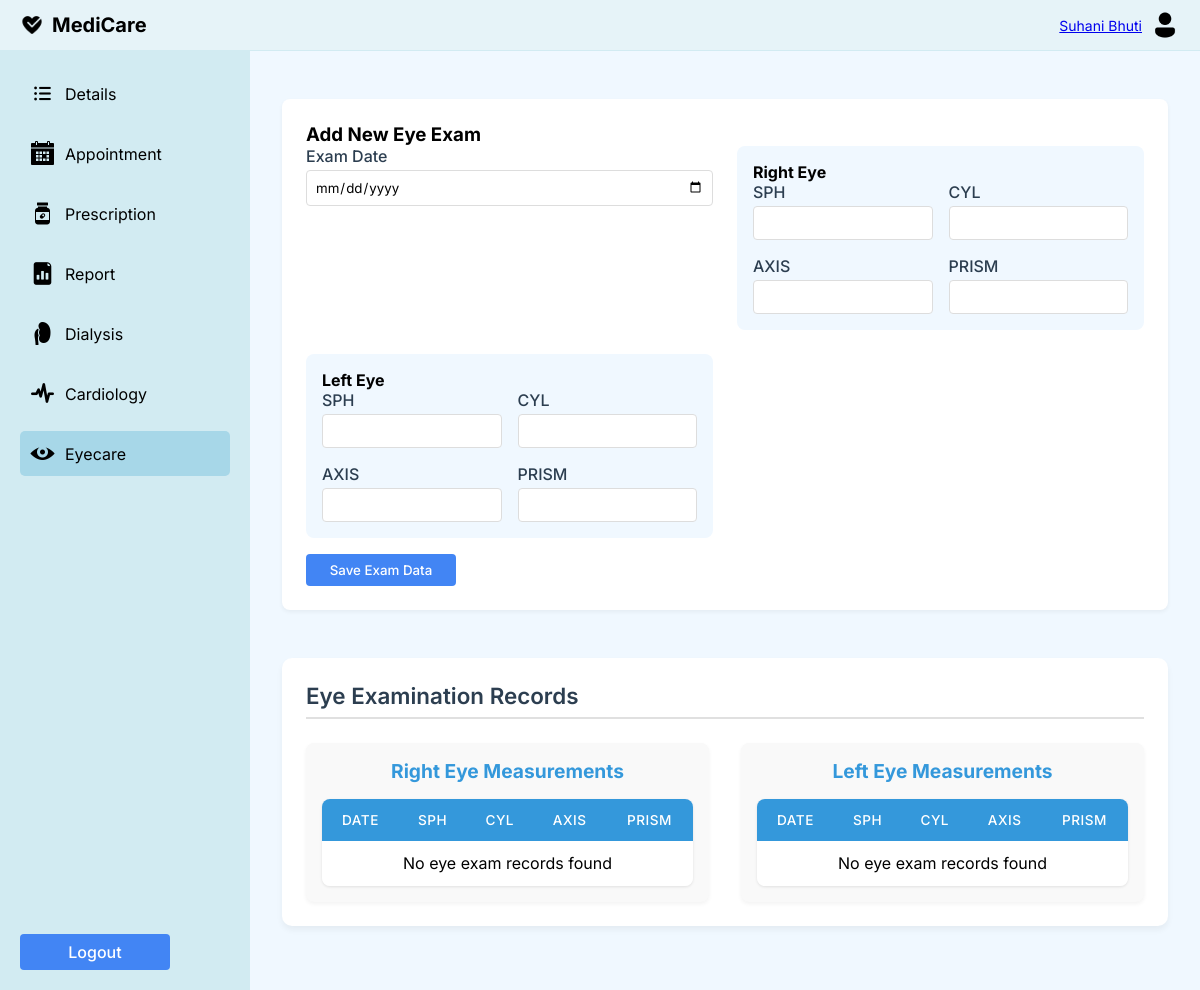
/accounts/p_eyecare/ (signed in), run on an earlier commit of the app's database.
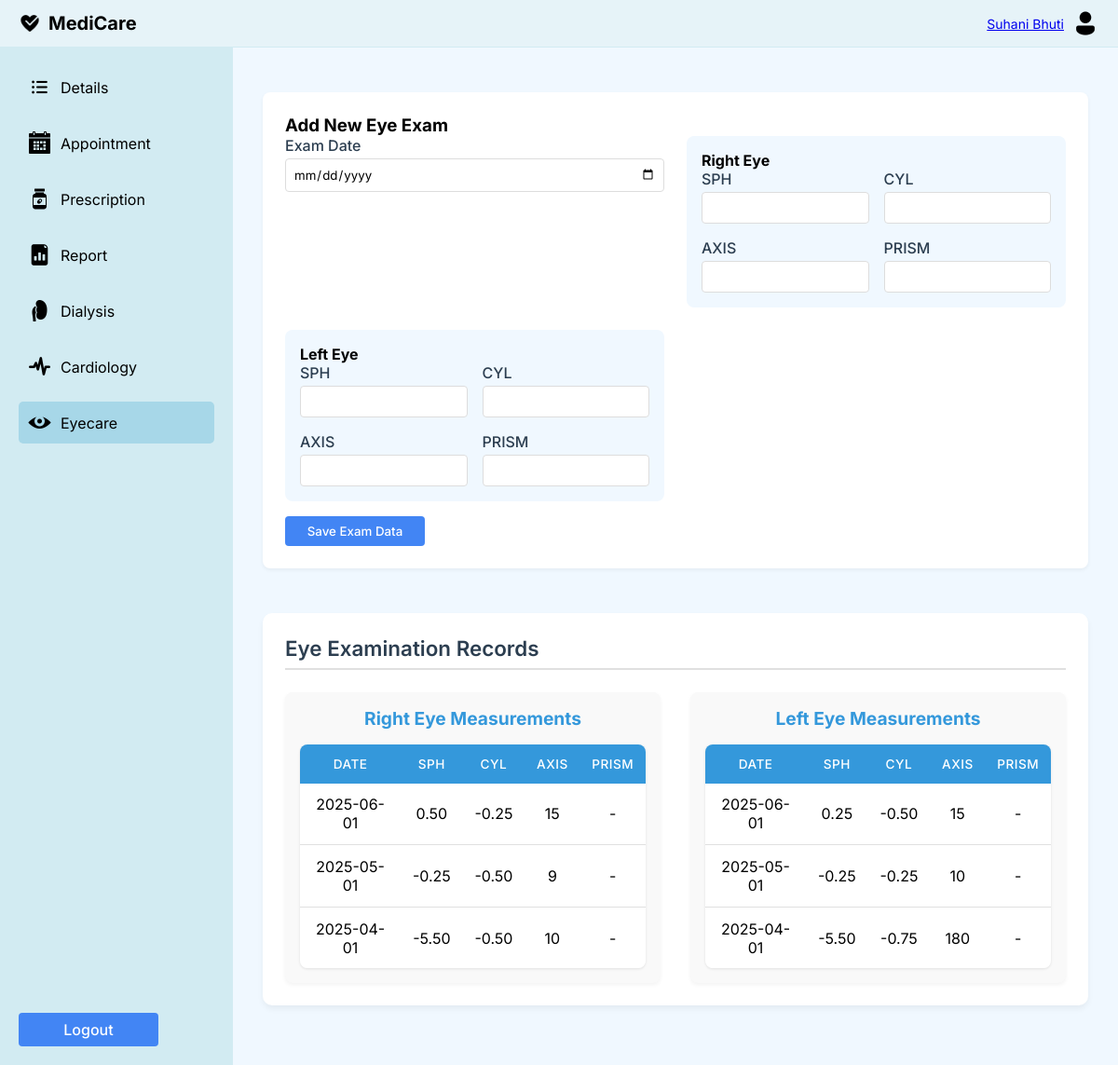
And on a later commit of the database.
### accounts/models.py (models this page shows, shortened)
class EyeExam(models.Model):
    patient = models.ForeignKey(User, on_delete=models.CASCADE, related_name='eye_exams')
    exam_date = models.DateField()
    department = models.CharField(max_length=50, default='Eyecare')
    right_sph = models.DecimalField(max_digits=5, decimal_places=2)
    right_cyl = models.DecimalField(max_digits=5, decimal_places=2)
    right_axis = models.IntegerField()
    right_prism = models.CharField(max_length=20, blank=True, null=True)
    left_sph = models.DecimalField(max_digits=5, decimal_places=2)
    left_cyl = models.DecimalField(max_digits=5, decimal_places=2)
    left_axis = models.IntegerField()
    left_prism = models.CharField(max_length=20, blank=True, null=True)
    class Meta:
        ordering = ['-exam_date']  # Newest exams first

### accounts/views.py (the view)
# urls.py: path('p_eyecare/', views.p_eyecare, name='p_eyecare'),
@login_required
def p_eyecare(request):
    if request.method == 'POST':
        form = EyeExamForm(request.POST)
        if form.is_valid():
            exam = form.save(commit=False)
            exam.patient = request.user
            exam.department = 'Eyecare'
            exam.save()
            messages.success(request, 'Eye exam data saved successfully!')
            return redirect('p_eyecare')
    else:
        form = EyeExamForm()
    eye_exams = EyeExam.objects.filter(patient=request.user).order_by('-exam_date')
    context = {
        'eye_exams': eye_exams,
        'form': form,
    }
    return render(request, 'accounts/p_eyecare.html', context)

### accounts/forms.py
class EyeExamForm(forms.ModelForm):
    class Meta:
        model = EyeExam
        fields = [
            'exam_date',
            'right_sph', 'right_cyl', 'right_axis', 'right_prism',
            'left_sph', 'left_cyl', 'left_axis', 'left_prism'
        ]
        widgets = {
            'exam_date': forms.DateInput(attrs={'type': 'date', 'class': 'form-control'}),
            'right_sph': forms.NumberInput(attrs={'class': 'form-control', 'step': '0.25'}),
            'right_cyl': forms.NumberInput(attrs={'class': 'form-control', 'step': '0.25'}),
            'right_axis': forms.NumberInput(attrs={'class': 'form-control', 'min': '0', 'max': '180'}),
            'right_prism': forms.TextInput(attrs={'class': 'form-control'}),
            'left_sph': forms.NumberInput(attrs={'class': 'form-control', 'step': '0.25'}),
            'left_cyl': forms.NumberInput(attrs={'class': 'form-control', 'step': '0.25'}),
            'left_axis': forms.NumberInput(attrs={'class': 'form-control', 'min': '0', 'max': '180'}),
            'left_prism': forms.TextInput(attrs={'class': 'form-control'}),
        }

### accounts/context_processors.py (called while the page is built)
def media_url(request):
    return {
        'MEDIA_URL': settings.MEDIA_URL,
    }

### templates/accounts/p_eyecare.html (shortened to what the changed rows need)
<!DOCTYPE html>
<html lang="en">
<head>
</head>
<body>
    <div class="main-container">
<main class="content">
    <div class="grid-container">
        <div class="eye-data-container">
            <div class="eye-data-grid">
                <div>
                    <table class="eye-data-table">
                        <thead>
                            <tr>
                                <th>Date</th>
                                <th>SPH</th>
                                <th>CYL</th>
                                <th>AXIS</th>
                                <th>PRISM</th>
                            </tr>
                        </thead>
                        <tbody>
                            {% for exam in eye_exams %}
                            <tr>
                                <td>{{ exam.exam_date|date:"Y-m-d" }}</td>
                                <td>{{ exam.right_sph }}</td>
                                <td>{{ exam.right_cyl }}</td>
                                <td>{{ exam.right_axis }}</td>
                                <td>{{ exam.right_prism|default:"-" }}</td>
                            </tr>
                            {% empty %}
                            <tr>
                                <td colspan="5">No eye exam records found</td>
                            </tr>
                            {% endfor %}
                        </tbody>
                    </table>
                </div>
                <div>
                    <table class="eye-data-table">
                        <thead>
                            <tr>
                                <th>Date</th>
                                <th>SPH</th>
                                <th>CYL</th>
                                <th>AXIS</th>
                                <th>PRISM</th>
                            </tr>
                        </thead>
                        <tbody>
                            {% for exam in eye_exams %}
                            <tr>
                                <td>{{ exam.exam_date|date:"Y-m-d" }}</td>
                                <td>{{ exam.left_sph }}</td>
                                <td>{{ exam.left_cyl }}</td>
                                <td>{{ exam.left_axis }}</td>
                                <td>{{ exam.left_prism|default:"-" }}</td>
                            </tr>
                            {% empty %}
                            <tr>
                                <td colspan="5">No eye exam records found</td>
                            </tr>
                            {% endfor %}
                        </tbody>
                    </table>
                </div>
            </div>
        </div>
    </div>
</main>
</body>
</html>

What changed in the data, as far as the page shows it:
added EyeExam: exam_date "2025-06-01", right_sph "0.50", right_cyl "-0.25", right_axis "15", right_prism "-", left_sph "0.25", left_cyl "-0.50", left_axis "15", left_prism "-"
added EyeExam: exam_date "2025-05-01", right_sph "-0.25", right_cyl "-0.50", right_axis "9", right_prism "-", left_sph "-0.25", left_cyl "-0.25", left_axis "10", left_prism "-"
added EyeExam: exam_date "2025-04-01", right_sph "-5.50", right_cyl "-0.50", right_axis "10", right_prism "-", left_sph "-5.50", left_cyl "-0.75", left_axis "180", left_prism "-"
Also different on the page:
text no longer shown: "No eye exam records found No eye exam records found"
